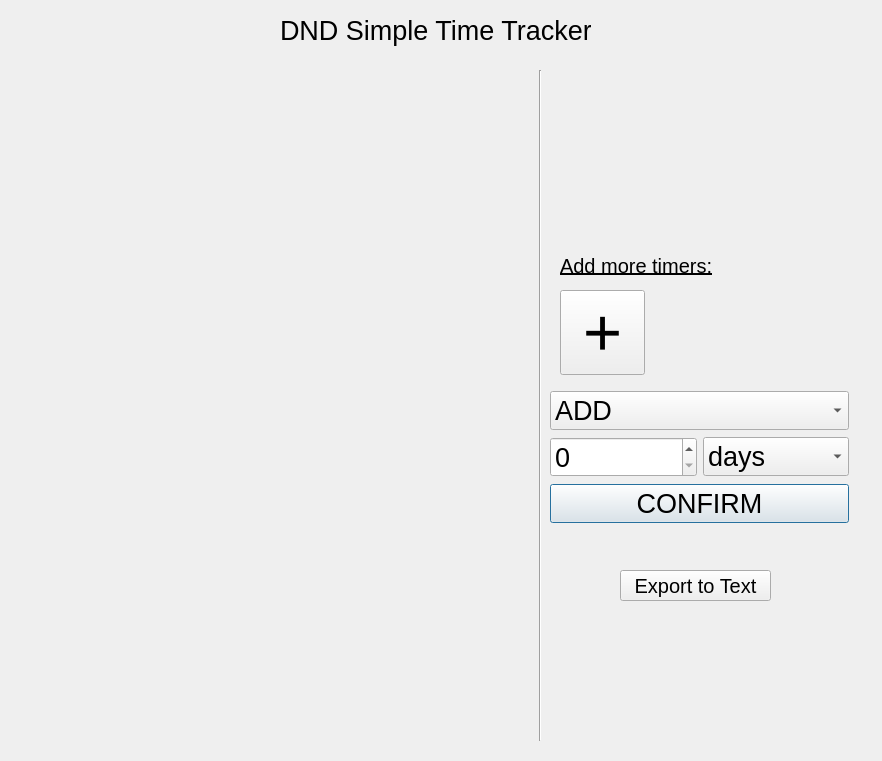
<?xml version="1.0" encoding="UTF-8"?>
<ui version="4.0">
 <class>Dialog</class>
 <widget class="QDialog" name="Dialog">
  <property name="geometry">
   <rect>
    <x>0</x>
    <y>0</y>
    <width>882</width>
    <height>761</height>
   </rect>
  </property>
  <property name="sizePolicy">
   <sizepolicy hsizetype="Preferred" vsizetype="Expanding">
    <horstretch>0</horstretch>
    <verstretch>0</verstretch>
   </sizepolicy>
  </property>
  <property name="font">
   <font>
    <pointsize>15</pointsize>
   </font>
  </property>
  <property name="windowTitle">
   <string>Dialog</string>
  </property>
  <property name="layoutDirection">
   <enum>Qt::LeftToRight</enum>
  </property>
  <widget class="QLabel" name="label_4">
   <property name="geometry">
    <rect>
     <x>280</x>
     <y>10</y>
     <width>311</width>
     <height>41</height>
    </rect>
   </property>
   <property name="font">
    <font>
     <pointsize>20</pointsize>
    </font>
   </property>
   <property name="text">
    <string>DND Simple Time Tracker</string>
   </property>
  </widget>
  <widget class="QWidget" name="gridLayoutWidget">
   <property name="geometry">
    <rect>
     <x>550</x>
     <y>390</y>
     <width>299</width>
     <height>134</height>
    </rect>
   </property>
   <layout class="QGridLayout" name="gridLayout">
    <item row="1" column="0">
     <widget class="QSpinBox" name="userTime">
      <property name="font">
       <font>
        <pointsize>20</pointsize>
       </font>
      </property>
      <property name="maximum">
       <number>1000</number>
      </property>
     </widget>
    </item>
    <item row="1" column="1">
     <widget class="QComboBox" name="units">
      <property name="font">
       <font>
        <pointsize>20</pointsize>
       </font>
      </property>
      <item>
       <property name="text">
        <string>days</string>
       </property>
      </item>
      <item>
       <property name="text">
        <string>hours</string>
       </property>
      </item>
      <item>
       <property name="text">
        <string>minutes</string>
       </property>
      </item>
     </widget>
    </item>
    <item row="0" column="0" colspan="2">
     <widget class="QComboBox" name="operation">
      <property name="font">
       <font>
        <pointsize>20</pointsize>
       </font>
      </property>
      <item>
       <property name="text">
        <string>ADD</string>
       </property>
      </item>
      <item>
       <property name="text">
        <string>SUBTRACT</string>
       </property>
      </item>
     </widget>
    </item>
    <item row="2" column="0" colspan="2">
     <widget class="QPushButton" name="btnConfirm">
      <property name="font">
       <font>
        <pointsize>20</pointsize>
       </font>
      </property>
      <property name="text">
       <string>CONFIRM</string>
      </property>
     </widget>
    </item>
   </layout>
  </widget>
  <widget class="Line" name="line">
   <property name="geometry">
    <rect>
     <x>530</x>
     <y>70</y>
     <width>20</width>
     <height>671</height>
    </rect>
   </property>
   <property name="sizePolicy">
    <sizepolicy hsizetype="Fixed" vsizetype="Expanding">
     <horstretch>0</horstretch>
     <verstretch>0</verstretch>
    </sizepolicy>
   </property>
   <property name="orientation">
    <enum>Qt::Vertical</enum>
   </property>
  </widget>
  <widget class="QPushButton" name="btnAdd">
   <property name="geometry">
    <rect>
     <x>560</x>
     <y>290</y>
     <width>85</width>
     <height>85</height>
    </rect>
   </property>
   <property name="font">
    <font>
     <pointsize>50</pointsize>
    </font>
   </property>
   <property name="text">
    <string>+</string>
   </property>
  </widget>
  <widget class="QLabel" name="label">
   <property name="geometry">
    <rect>
     <x>560</x>
     <y>250</y>
     <width>181</width>
     <height>31</height>
    </rect>
   </property>
   <property name="font">
    <font>
     <underline>true</underline>
    </font>
   </property>
   <property name="text">
    <string>Add more timers:</string>
   </property>
  </widget>
  <widget class="QWidget" name="verticalLayoutWidget">
   <property name="geometry">
    <rect>
     <x>40</x>
     <y>90</y>
     <width>471</width>
     <height>641</height>
    </rect>
   </property>
   <layout class="QVBoxLayout" name="timebars">
    <property name="sizeConstraint">
     <enum>QLayout::SetNoConstraint</enum>
    </property>
   </layout>
  </widget>
  <widget class="QPushButton" name="btnExport">
   <property name="geometry">
    <rect>
     <x>620</x>
     <y>570</y>
     <width>151</width>
     <height>31</height>
    </rect>
   </property>
   <property name="text">
    <string>Export to Text</string>
   </property>
  </widget>
  <zorder>line</zorder>
  <zorder>btnAdd</zorder>
  <zorder>label</zorder>
  <zorder>verticalLayoutWidget</zorder>
  <zorder>label_4</zorder>
  <zorder>gridLayoutWidget</zorder>
  <zorder>btnExport</zorder>
 </widget>
 <resources/>
 <connections/>
</ui>
